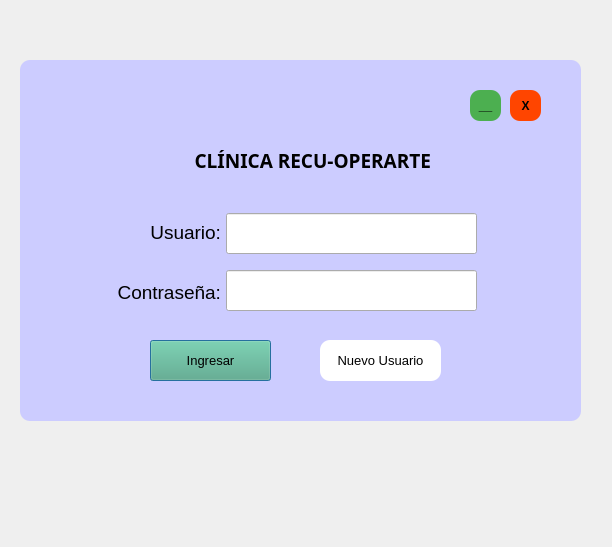
<?xml version="1.0" encoding="UTF-8"?>
<ui version="4.0">
 <class>Dialog</class>
 <widget class="QDialog" name="Dialog">
  <property name="geometry">
   <rect>
    <x>0</x>
    <y>0</y>
    <width>612</width>
    <height>547</height>
   </rect>
  </property>
  <property name="windowTitle">
   <string>Dialog</string>
  </property>
  <widget class="QFrame" name="frame">
   <property name="geometry">
    <rect>
     <x>20</x>
     <y>60</y>
     <width>561</width>
     <height>361</height>
    </rect>
   </property>
   <property name="styleSheet">
    <string notr="true">#frame {
	background-color: #ccccff;
	border-radius: 10px;
}
</string>
   </property>
   <property name="frameShape">
    <enum>QFrame::StyledPanel</enum>
   </property>
   <property name="frameShadow">
    <enum>QFrame::Raised</enum>
   </property>
   <widget class="QPushButton" name="ingresar">
    <property name="geometry">
     <rect>
      <x>130</x>
      <y>280</y>
      <width>121</width>
      <height>41</height>
     </rect>
    </property>
    <property name="font">
     <font>
      <pointsize>10</pointsize>
     </font>
    </property>
    <property name="styleSheet">
     <string notr="true">background-color: rgb(85, 170, 127);</string>
    </property>
    <property name="text">
     <string>Ingresar</string>
    </property>
   </widget>
   <widget class="QLabel" name="label">
    <property name="geometry">
     <rect>
      <x>110</x>
      <y>160</y>
      <width>91</width>
      <height>24</height>
     </rect>
    </property>
    <property name="font">
     <font>
      <pointsize>14</pointsize>
     </font>
    </property>
    <property name="layoutDirection">
     <enum>Qt::RightToLeft</enum>
    </property>
    <property name="text">
     <string>Usuario:</string>
    </property>
    <property name="scaledContents">
     <bool>true</bool>
    </property>
    <property name="alignment">
     <set>Qt::AlignRight|Qt::AlignTrailing|Qt::AlignVCenter</set>
    </property>
   </widget>
   <widget class="QLabel" name="label_2">
    <property name="geometry">
     <rect>
      <x>70</x>
      <y>220</y>
      <width>131</width>
      <height>24</height>
     </rect>
    </property>
    <property name="font">
     <font>
      <pointsize>14</pointsize>
     </font>
    </property>
    <property name="layoutDirection">
     <enum>Qt::LeftToRight</enum>
    </property>
    <property name="text">
     <string>Contraseña:</string>
    </property>
    <property name="alignment">
     <set>Qt::AlignRight|Qt::AlignTrailing|Qt::AlignVCenter</set>
    </property>
   </widget>
   <widget class="QLineEdit" name="username">
    <property name="geometry">
     <rect>
      <x>206</x>
      <y>153</y>
      <width>251</width>
      <height>41</height>
     </rect>
    </property>
    <property name="font">
     <font>
      <family>Dubai Medium</family>
      <pointsize>12</pointsize>
     </font>
    </property>
   </widget>
   <widget class="QLineEdit" name="password">
    <property name="geometry">
     <rect>
      <x>206</x>
      <y>210</y>
      <width>251</width>
      <height>41</height>
     </rect>
    </property>
    <property name="font">
     <font>
      <family>Dubai Medium</family>
      <pointsize>12</pointsize>
     </font>
    </property>
   </widget>
   <widget class="QPushButton" name="minimizar">
    <property name="geometry">
     <rect>
      <x>450</x>
      <y>30</y>
      <width>31</width>
      <height>31</height>
     </rect>
    </property>
    <property name="font">
     <font>
      <pointsize>9</pointsize>
      <weight>75</weight>
      <bold>true</bold>
      <underline>false</underline>
      <strikeout>false</strikeout>
     </font>
    </property>
    <property name="styleSheet">
     <string notr="true">QPushButton {
        background-color: #4CAF50;
        border: none;
        border-radius: 10px;;
    }</string>
    </property>
    <property name="text">
     <string>__</string>
    </property>
    <property name="autoExclusive">
     <bool>false</bool>
    </property>
   </widget>
   <widget class="QPushButton" name="exit">
    <property name="geometry">
     <rect>
      <x>490</x>
      <y>30</y>
      <width>31</width>
      <height>31</height>
     </rect>
    </property>
    <property name="font">
     <font>
      <pointsize>9</pointsize>
      <weight>75</weight>
      <bold>true</bold>
      <underline>false</underline>
      <strikeout>false</strikeout>
     </font>
    </property>
    <property name="styleSheet">
     <string notr="true">QPushButton {
        background-color: orangered;
        border: none;
        border-radius: 10px;;
    }</string>
    </property>
    <property name="text">
     <string>X</string>
    </property>
    <property name="autoExclusive">
     <bool>false</bool>
    </property>
   </widget>
   <widget class="QPushButton" name="ingresar_3">
    <property name="geometry">
     <rect>
      <x>300</x>
      <y>280</y>
      <width>121</width>
      <height>41</height>
     </rect>
    </property>
    <property name="font">
     <font>
      <pointsize>10</pointsize>
     </font>
    </property>
    <property name="styleSheet">
     <string notr="true">QPushButton {
	background-color: white; /* Color de fondo modificado al pasar el ratón */
    border-radius: 10px; /* Bordes redondeados */
}

QPushButton:hover {
    background-color: #FFC0CB; /* Color de fondo modificado al pasar el ratón */
}</string>
    </property>
    <property name="text">
     <string>Nuevo Usuario</string>
    </property>
   </widget>
   <widget class="QLabel" name="label_3">
    <property name="geometry">
     <rect>
      <x>140</x>
      <y>90</y>
      <width>271</width>
      <height>21</height>
     </rect>
    </property>
    <property name="font">
     <font>
      <family>Yu Gothic UI Semibold</family>
      <pointsize>14</pointsize>
      <weight>75</weight>
      <bold>true</bold>
     </font>
    </property>
    <property name="layoutDirection">
     <enum>Qt::RightToLeft</enum>
    </property>
    <property name="text">
     <string>CLÍNICA RECU-OPERARTE</string>
    </property>
    <property name="scaledContents">
     <bool>true</bool>
    </property>
    <property name="alignment">
     <set>Qt::AlignRight|Qt::AlignTrailing|Qt::AlignVCenter</set>
    </property>
   </widget>
  </widget>
 </widget>
 <resources/>
 <connections/>
</ui>
